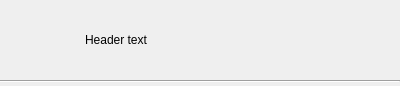
<?xml version="1.0" encoding="UTF-8"?>
<ui version="4.0">
 <class>HeaderFrame</class>
 <widget class="QFrame" name="HeaderFrame">
  <property name="geometry">
   <rect>
    <x>0</x>
    <y>0</y>
    <width>400</width>
    <height>86</height>
   </rect>
  </property>
  <property name="sizePolicy">
   <sizepolicy hsizetype="Preferred" vsizetype="Fixed">
    <horstretch>0</horstretch>
    <verstretch>76</verstretch>
   </sizepolicy>
  </property>
  <layout class="QVBoxLayout" name="verticalLayout">
   <property name="spacing">
    <number>0</number>
   </property>
   <property name="margin">
    <number>0</number>
   </property>
   <item>
    <widget class="QFrame" name="frame">
     <property name="minimumSize">
      <size>
       <width>0</width>
       <height>76</height>
      </size>
     </property>
     <property name="maximumSize">
      <size>
       <width>16777215</width>
       <height>76</height>
      </size>
     </property>
     <layout class="QHBoxLayout" name="horizontalLayout">
      <property name="spacing">
       <number>12</number>
      </property>
      <property name="topMargin">
       <number>6</number>
      </property>
      <property name="bottomMargin">
       <number>6</number>
      </property>
      <item>
       <widget class="QLabel" name="headerImage">
        <property name="minimumSize">
         <size>
          <width>64</width>
          <height>64</height>
         </size>
        </property>
        <property name="maximumSize">
         <size>
          <width>64</width>
          <height>64</height>
         </size>
        </property>
        <property name="scaledContents">
         <bool>true</bool>
        </property>
       </widget>
      </item>
      <item>
       <widget class="StyledElidedLabel" name="headerLabel">
        <property name="text">
         <string notr="true">Header text</string>
        </property>
       </widget>
      </item>
     </layout>
    </widget>
   </item>
   <item>
    <widget class="QFrame" name="line">
     <property name="frameShape">
      <enum>QFrame::HLine</enum>
     </property>
     <property name="frameShadow">
      <enum>QFrame::Sunken</enum>
     </property>
    </widget>
   </item>
  </layout>
 </widget>
 <customwidgets>
  <customwidget>
   <class>StyledElidedLabel</class>
   <extends>QLabel</extends>
   <header>gui/common/StyledElidedLabel.h</header>
  </customwidget>
 </customwidgets>
 <resources/>
 <connections/>
</ui>
